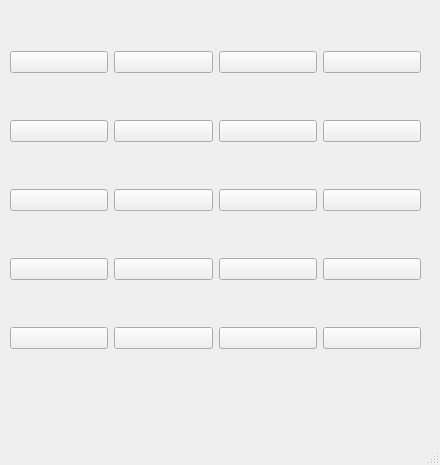
<?xml version="1.0" encoding="UTF-8"?>
<ui version="4.0">
 <class>MainWindow</class>
 <widget class="QMainWindow" name="MainWindow">
  <property name="geometry">
   <rect>
    <x>0</x>
    <y>0</y>
    <width>440</width>
    <height>465</height>
   </rect>
  </property>
  <property name="windowTitle">
   <string>MainWindow</string>
  </property>
  <widget class="QWidget" name="centralwidget">
   <widget class="QWidget" name="gridLayoutWidget">
    <property name="geometry">
     <rect>
      <x>10</x>
      <y>10</y>
      <width>411</width>
      <height>381</height>
     </rect>
    </property>
    <layout class="QGridLayout" name="gridLayout">
     <item row="3" column="3">
      <widget class="QPushButton" name="pushButton_16">
       <property name="text">
        <string/>
       </property>
      </widget>
     </item>
     <item row="3" column="2">
      <widget class="QPushButton" name="pushButton_15">
       <property name="text">
        <string/>
       </property>
      </widget>
     </item>
     <item row="3" column="1">
      <widget class="QPushButton" name="pushButton_14">
       <property name="text">
        <string/>
       </property>
      </widget>
     </item>
     <item row="3" column="0">
      <widget class="QPushButton" name="pushButton_13">
       <property name="text">
        <string/>
       </property>
      </widget>
     </item>
     <item row="0" column="0">
      <widget class="QPushButton" name="pushButton">
       <property name="text">
        <string/>
       </property>
      </widget>
     </item>
     <item row="0" column="1">
      <widget class="QPushButton" name="pushButton_2">
       <property name="text">
        <string/>
       </property>
      </widget>
     </item>
     <item row="1" column="1">
      <widget class="QPushButton" name="pushButton_6">
       <property name="text">
        <string/>
       </property>
      </widget>
     </item>
     <item row="1" column="2">
      <widget class="QPushButton" name="pushButton_7">
       <property name="text">
        <string/>
       </property>
      </widget>
     </item>
     <item row="0" column="2">
      <widget class="QPushButton" name="pushButton_3">
       <property name="text">
        <string/>
       </property>
      </widget>
     </item>
     <item row="1" column="0">
      <widget class="QPushButton" name="pushButton_5">
       <property name="text">
        <string/>
       </property>
      </widget>
     </item>
     <item row="0" column="3">
      <widget class="QPushButton" name="pushButton_4">
       <property name="text">
        <string/>
       </property>
      </widget>
     </item>
     <item row="2" column="2">
      <widget class="QPushButton" name="pushButton_11">
       <property name="text">
        <string/>
       </property>
      </widget>
     </item>
     <item row="2" column="3">
      <widget class="QPushButton" name="pushButton_12">
       <property name="text">
        <string/>
       </property>
      </widget>
     </item>
     <item row="1" column="3">
      <widget class="QPushButton" name="pushButton_8">
       <property name="text">
        <string/>
       </property>
      </widget>
     </item>
     <item row="2" column="0">
      <widget class="QPushButton" name="pushButton_9">
       <property name="text">
        <string/>
       </property>
      </widget>
     </item>
     <item row="2" column="1">
      <widget class="QPushButton" name="pushButton_10">
       <property name="text">
        <string/>
       </property>
      </widget>
     </item>
     <item row="4" column="0">
      <widget class="QPushButton" name="pushButton_17">
       <property name="text">
        <string/>
       </property>
      </widget>
     </item>
     <item row="4" column="2">
      <widget class="QPushButton" name="pushButton_19">
       <property name="text">
        <string/>
       </property>
      </widget>
     </item>
     <item row="4" column="3">
      <widget class="QPushButton" name="pushButton_20">
       <property name="text">
        <string/>
       </property>
      </widget>
     </item>
     <item row="4" column="1">
      <widget class="QPushButton" name="pushButton_18">
       <property name="text">
        <string/>
       </property>
      </widget>
     </item>
    </layout>
   </widget>
  </widget>
  <widget class="QMenuBar" name="menubar">
   <property name="geometry">
    <rect>
     <x>0</x>
     <y>0</y>
     <width>440</width>
     <height>26</height>
    </rect>
   </property>
  </widget>
  <widget class="QStatusBar" name="statusbar"/>
 </widget>
 <resources/>
 <connections/>
</ui>
